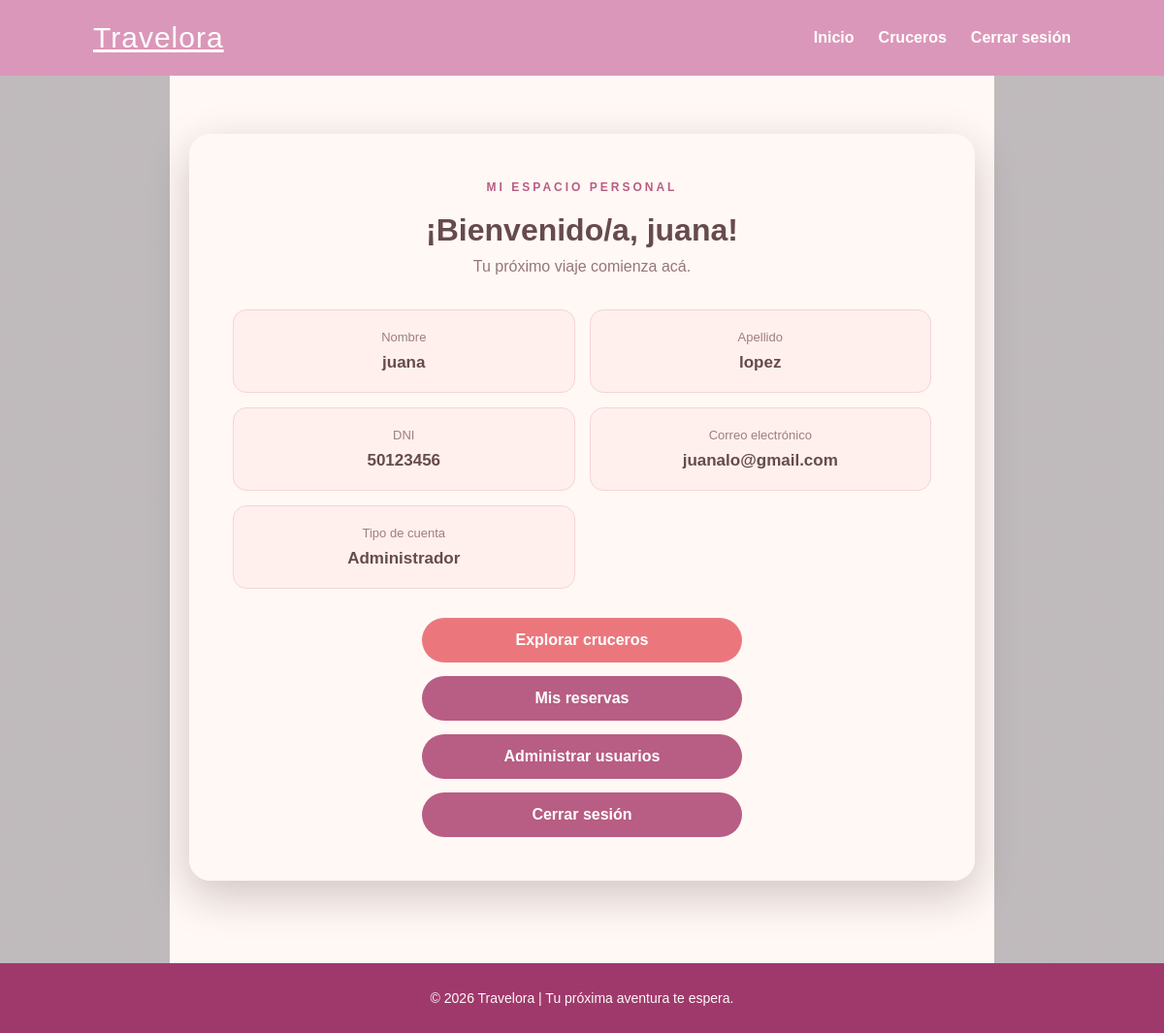
The page /panel.php (signed in) on the database its author committed.
### tables this page shows
CREATE TABLE `usuarios` (
  `id` int(11) NOT NULL,
  `nombre` varchar(100) NOT NULL,
  `apellido` varchar(100) NOT NULL,
  `dni` varchar(20) NOT NULL,
  `correo` varchar(150) NOT NULL,
  `contraseña` varchar(255) NOT NULL,
  `rol` enum('usuario','admin') DEFAULT 'usuario',
  `fecha_archivado` datetime DEFAULT NULL,
  `fecha_creacion` timestamp NOT NULL DEFAULT current_timestamp()
);

### panel.php (the view, shortened to what this page needs)
<?php
require_once "conexion.php";
$consulta = $conexion->prepare(
    "SELECT nombre, apellido, dni, correo, rol
    FROM usuarios
    WHERE id = ?"
);
$consulta->execute([$_SESSION["id"]]);
$usuario = $consulta->fetch(PDO::FETCH_ASSOC);
$nombre = $usuario["nombre"];
$apellido = $usuario["apellido"];
$dni = $usuario["dni"];
$correo = $usuario["correo"];
$rol = $usuario["rol"];
?>
<!DOCTYPE html>
<html lang="es">
<head>
    <link rel="stylesheet" href="style.css?v=16">
</head>
<body class="panel-page">
    <header class="navbar">
        <a href="index.php" class="logo">
            Travel<span>ora</span>
        </a>
        <nav class="menu">
            <a href="index.php">Inicio</a>
            <a href="destinos.php">Cruceros</a>
            <a href="cerrar_sesion.php">Cerrar sesión</a>
        </nav>
    </header>
    <main class="panel-container">
        <section class="panel-card">
            <div class="panel-heading">
                <span class="panel-tag">MI ESPACIO PERSONAL</span>
                <h1>
                    ¡Bienvenido/a, <?php echo htmlspecialchars($nombre); ?>!
                </h1>
                <p>Tu próximo viaje comienza acá.</p>
            </div>
            <div class="panel-info">
                <div class="panel-detail">
                    <span>Nombre</span>
                    <strong><?php echo htmlspecialchars($nombre); ?></strong>
                </div>
                <div class="panel-detail">
                    <span>Apellido</span>
                    <strong><?php echo htmlspecialchars($apellido); ?></strong>
                </div>
                <div class="panel-detail">
                    <span>DNI</span>
                    <strong><?php echo htmlspecialchars($dni); ?></strong>
                </div>
                <div class="panel-detail">
                    <span>Correo electrónico</span>
                    <strong><?php echo htmlspecialchars($correo); ?></strong>
                </div>
                <div class="panel-detail">
                    <span>Tipo de cuenta</span>
                    <strong>
                        <?php
                        echo ($rol === "admin") ? "Administrador" : "Usuario";
                        ?>
                    </strong>
                </div>
            </div>
            <div class="panel-actions">
                <a href="destinos.php" class="panel-button">
                    Explorar cruceros
                </a>
                <a href="mis_reservas.php" class="panel-button panel-button-secondary">
                    Mis reservas
                </a>
                <?php if ($rol === "admin"): ?>
                    <a href="admin_usuarios.php" class="panel-button panel-button-secondary">
                        Administrar usuarios
                    </a>
                <?php endif; ?>
                <a href="cerrar_sesion.php" class="panel-button panel-button-secondary">
                    Cerrar sesión
                </a>
            </div>
        </section>
    </main>
    <footer class="footer">
        <p>© 2026 Travelora | Tu próxima aventura te espera.</p>
    </footer>
</body>
</html>

### style.css (style rules this page uses)
* { margin: 0; padding: 0; box-sizing: border-box; }
html { scroll-behavior: smooth; }
body { font-family: Arial, sans-serif; background-color: #fff8f5; color: #674b4c; }
.navbar { display: flex; justify-content: space-between; align-items: center; padding: 22px 8%; background-color: #db97b9; }
.logo { font-size: 30px; color: #ffffff; letter-spacing: 1px; }
.logo span { color: #ffffff; }
.menu { display: flex; align-items: center; gap: 25px; }
.menu a { text-decoration: none; color: #ffffff; font-weight: bold; transition: 0.3s; }
.panel-container, .admin-container { min-height: 650px; padding: 55px 8%; background-color: #fff8f5; }
.panel-card, .admin-card { background-color: white; padding: 28px; border-radius: 18px; box-shadow: 0 5px 20px rgba(159, 57, 108, 0.10); margin-bottom: 25px; }
.panel-container h1, .panel-container h2, .admin-container h1, .admin-container h2 { color: #9f396c; margin-bottom: 20px; }
footer { background-color: #9f396c; color: #fff8f5; text-align: center; padding: 28px; font-size: 14px; }
.panel-page { min-height: 100vh; display: flex; flex-direction: column; background: linear-gradient(rgba(45, 27, 35, 0.30), rgba(45, 27, 35, 0.30)), url("https://images.unsplash.com/photo-1567991722999-74f27f53f33a?w=1600") center/cover fixed; }
.panel-container { width: 100%; max-width: 850px; margin: auto; padding: 60px 20px; display: flex; justify-content: center; }
.panel-card { width: 100%; padding: 45px; background: rgba(255, 248, 245, 0.96); border-radius: 22px; box-shadow: 0 15px 45px rgba(40, 20, 25, 0.22); text-align: center; }
.panel-heading { margin-bottom: 35px; }
.panel-tag { color: #b85d83; font-size: 12px; font-weight: bold; letter-spacing: 3px; }
.panel-heading h1 { color: #674b4c; font-size: 32px; margin: 18px 0 10px; }
.panel-heading p { color: #967777; font-size: 16px; }
.panel-info { display: grid; grid-template-columns: repeat(2, 1fr); gap: 15px; margin-bottom: 30px; }
.panel-detail { padding: 20px; background: #fff0ed; border: 1px solid #f3d5d4; border-radius: 14px; }
.panel-detail span { display: block; color: #a17d7e; font-size: 13px; margin-bottom: 9px; }
.panel-detail strong { color: #674b4c; font-size: 17px; }
.panel-actions { display: flex; flex-direction: column; align-items: center; gap: 14px; }
.panel-button { display: block; width: 100%; max-width: 330px; padding: 14px 20px; background: #eb777d; color: white; text-decoration: none; border-radius: 30px; font-weight: bold; transition: 0.3s; }
.panel-button-secondary { background: #b85d83; }
.panel-page .footer { margin-top: auto; }
body { overflow-x: hidden; }

### rows shown on the page
usuarios: nombre "juana", apellido "lopez", dni "50123456", correo "juanalo@gmail.com"
